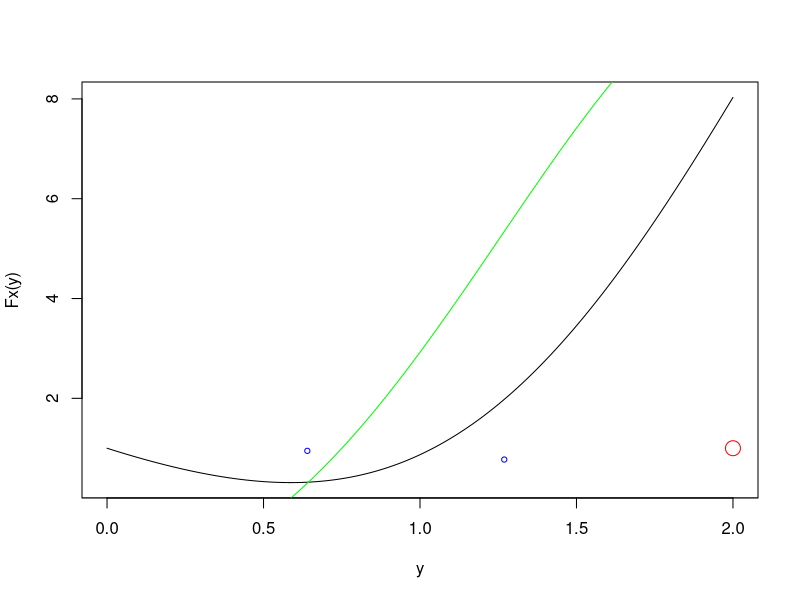

The R script that drew this image:
##Newton
rm(list=ls())
# Halla la raiz de Fx
##funcion de distancia al cuadrado
Fx <- function(x) (((2*cos(x))-2)^2) +((sin(x)-1)^2)
##derivada de la funcion
F1x <- function(x)  -2*(-4*sin(x) + cos(x) + 3*sin(x)*cos(x))

y<-seq(0,2,0.01)
plot(y,Fx(y),type="l")
lines(y, F1x(y),  col = "green")
points(2,1, cex = 2, col = "red")
abline(h=0)
##se grafica el punto al que se debe acercar y las dos funciones
##la derivada en verde, la funcion en negro y el punto en rojo

newton <- function(x) {
  i<-0
  error<-0
  r<-x-Fx(x)/F1x(x)
  while (abs(r-x)>=error){
    i<-i+1
    x<-r
    r<-x-Fx(x)/F1x(x)
    if (Fx(x) == 0) break
    error<-abs(Fx(x)/F1x(x))
    ##se grafican los puntos de la solucion en azul
    points((2*cos(r)),sin(r), cex = .7, col = "blue")
    cat("Iteracion=",i,"\t","Solucion=",r,"\t","Error=",error,"\n")
  }
}
newton(0)